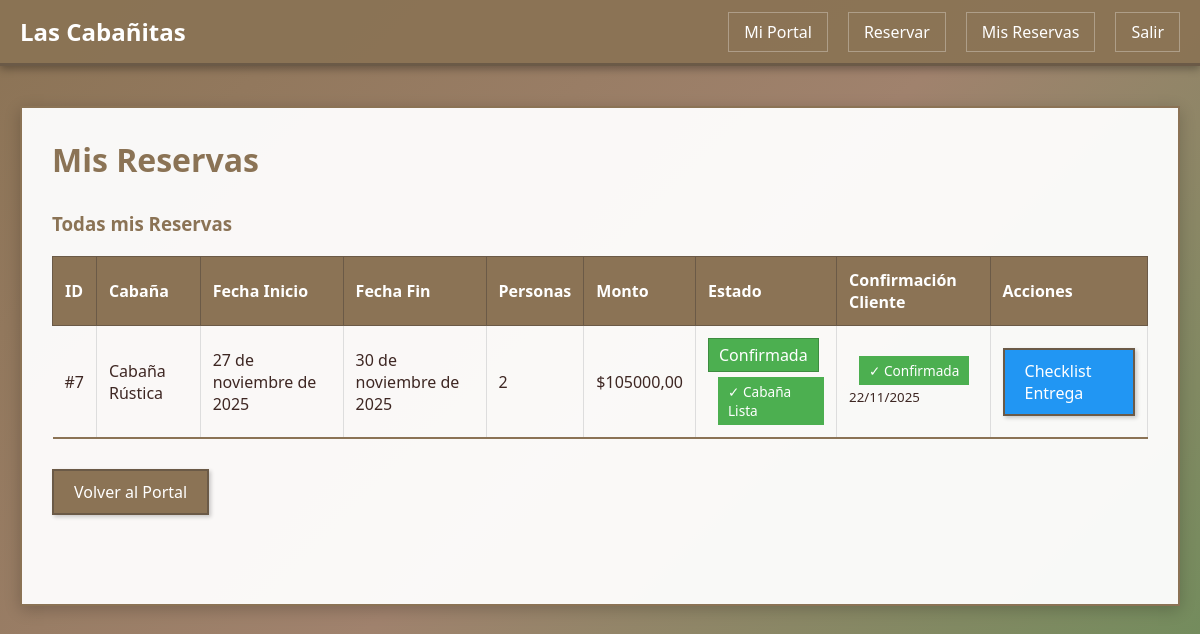
/cliente/mis-reservas/ (signed in), run on the app's committed database.
### gestion/models.py (models this page shows, shortened)
class Reserva(models.Model):
    ESTADOS = [
        ('pendiente', 'Pendiente'),
        ('confirmada', 'Confirmada'),
        ('cancelada', 'Cancelada'),
        ('completada', 'Completada'),
    ]
    idReserva = models.AutoField(primary_key=True)
    cliente = models.ForeignKey(Cliente, on_delete=models.CASCADE, related_name='reservas')
    cabaña = models.ForeignKey(Cabaña, on_delete=models.CASCADE, related_name='reservas')
    fechaInicio = models.DateField()
    fechaFin = models.DateField()
    numPersonas = models.IntegerField()
    estado = models.CharField(max_length=20, choices=ESTADOS, default='pendiente')
    montoCotizado = models.DecimalField(max_digits=10, decimal_places=2)
    comentarios = models.TextField(blank=True)
    fechaCreacion = models.DateTimeField(auto_now_add=True)
    confirmacion_cliente = models.BooleanField(default=False, verbose_name='Confirmación Cliente')
    fecha_confirmacion = models.DateTimeField(null=True, blank=True, verbose_name='Fecha Confirmación')
    class Meta:
        db_table = 'reserva'
        verbose_name = "Reserva"
        verbose_name_plural = "Reservas"
        ordering = ['-fechaCreacion']

class Cabaña(models.Model):
    ESTADOS = [
        ('lista', 'Lista'),
        ('en_preparacion', 'En Preparación'),
        ('pendiente', 'Pendiente'),
        ('mantenimiento', 'En Mantenimiento'),
        ('disponible', 'Disponible'),  # Mantener para compatibilidad
        ('ocupada', 'Ocupada'),
        ('reservada', 'Reservada'),
    ]
    idCabaña = models.AutoField(primary_key=True)
    nombre = models.CharField(max_length=100)
    capacidad = models.IntegerField()
    estado = models.CharField(max_length=20, choices=ESTADOS, default='disponible')
    precioNoche = models.DecimalField(max_digits=10, decimal_places=2)
    class Meta:
        db_table = 'cabana'
        verbose_name = "Cabaña"
        verbose_name_plural = "Cabañas"

### gestion/views.py (the view)
# urls.py: path('cliente/mis-reservas/', views.mis_reservas, name='mis_reservas'),
@cliente_required
def mis_reservas(request):
    cliente = request.user.cliente
    hoy = timezone.now().date()
    reservas = Reserva.objects.filter(cliente=cliente).select_related('cabaña').order_by('-fechaCreacion')
    for reserva in reservas:
        dias_restantes = (reserva.fechaInicio - hoy).days
        if dias_restantes == 4 and not reserva.confirmacion_cliente and reserva.estado == 'confirmada':
            reserva.generarAlerta()
    reservas_por_confirmar = []
    reservas_otras = []
    for reserva in reservas:
        dias_restantes = (reserva.fechaInicio - hoy).days
        if dias_restantes <= 4 and dias_restantes >= 0 and not reserva.confirmacion_cliente and reserva.estado == 'confirmada':
            reservas_por_confirmar.append(reserva)
        else:
            reservas_otras.append(reserva)
    return render(request, 'cliente/mis_reservas.html', {
        'reservas': reservas,
        'reservas_por_confirmar': reservas_por_confirmar,
        'reservas_otras': reservas_otras,
        'hoy': hoy
    })

### gestion/templates/cliente/mis_reservas.html (shortened to what this page needs)
{% extends 'base.html' %}
{% block content %}
<h1 class="page-title">Mis Reservas</h1>
{% if reservas %}
    <h3>Todas mis Reservas</h3>
    <table>
        <thead>
            <tr>
                <th>ID</th>
                <th>Cabaña</th>
                <th>Fecha Inicio</th>
                <th>Fecha Fin</th>
                <th>Personas</th>
                <th>Monto</th>
                <th>Estado</th>
                <th>Confirmación Cliente</th>
                <th>Acciones</th>
            </tr>
        </thead>
        <tbody>
            {% for reserva in reservas %}
            <tr>
                <td>#{{ reserva.idReserva }}</td>
                <td>{{ reserva.cabaña.nombre }}</td>
                <td>{{ reserva.fechaInicio }}</td>
                <td>{{ reserva.fechaFin }}</td>
                <td>{{ reserva.numPersonas }}</td>
                <td>${{ reserva.montoCotizado }}</td>
                <td>
                    <span class="status-badge-inline status-{{ reserva.estado }}">
                        {{ reserva.get_estado_display }}
                    </span>
                    {% if reserva.cabaña.estado == 'lista' and reserva.confirmacion_cliente and reserva.fechaInicio >= hoy %}
                        <br><span class="badge badge-success" style="margin-top: 5px; display: inline-block;">✓ Cabaña Lista</span>
                    {% endif %}
                </td>
                <td>
                    {% if reserva.confirmacion_cliente %}
                        <span class="badge badge-success">✓ Confirmada</span>
                        {% if reserva.fecha_confirmacion %}
                        <br><small>{{ reserva.fecha_confirmacion|date:"d/m/Y" }}</small>
                        {% endif %}
                    {% else %}
                        <span class="badge badge-warning">Pendiente</span>
                    {% endif %}
                </td>
                <td>
                    {% if reserva.confirmacion_cliente and reserva.fechaInicio <= hoy %}
                        <a href="{% url 'checklist_entrega' reserva.idReserva %}" class="btn btn-primary btn-sm">
                            Checklist Entrega
                        </a>
                    {% endif %}
                </td>
            </tr>
            {% endfor %}
        </tbody>
    </table>
{% else %}
    <div class="card">
        <p>No tienes reservas registradas.</p>
        <a href="{% url 'solicitar_reserva' %}" class="btn btn-success">Solicitar Primera Reserva</a>
    </div>
{% endif %}
<div class="mt-30">
    <a href="{% url 'portal_cliente' %}" class="btn">Volver al Portal</a>
</div>
{% endblock %}

### gestion/static/css/style.css (style rules this page uses)
* { margin: 0; padding: 0; box-sizing: border-box; }
body { font-family: 'Segoe UI', Tahoma, Geneva, Verdana, sans-serif; background: linear-gradient(135deg, #8B7355 0%, #A0826D 50%, #6B8E5A 100%); min-height: 100vh; color: #3E2723; }
.btn { display: inline-block; padding: 10px 20px; background: #8B7355; color: white; text-decoration: none; border-radius: 0; border: 2px solid #6B5A47; cursor: pointer; transition: all 0.3s; box-shadow: 2px 2px 4px rgba(0,0,0,0.2); }
.btn-primary { background: #2196F3; }
table { width: 100%; border-collapse: collapse; margin-top: 20px; }
table th, table td { padding: 12px; text-align: left; border-bottom: 2px solid #8B7355; border-right: 1px solid #ddd; }
table th { background: #8B7355; color: white; border: 1px solid #6B5A47; }
.content h1 { color: #8B7355; margin-bottom: 30px; }
.content h3 { color: #8B7355; }
.page-title { color: #8B7355; margin-bottom: 30px; }
.mt-30 { margin-top: 30px; }
.status-badge-inline { padding: 5px 10px; border-radius: 0; color: white; display: inline-block; border: 1px solid rgba(0,0,0,0.2); }
.status-confirmada { background: #4CAF50; }
.badge { padding: 5px 10px; border-radius: 0; font-size: 0.85em; display: inline-block; margin-left: 10px; }
.badge-success { background: #4CAF50; color: white; }

### data on the page
Reserva: idReserva "7", cabaña.nombre "Cabaña Rústica", fechaInicio "27 de noviembre de 2025", fechaFin "30 de noviembre de 2025", numPersonas "2", montoCotizado "105000,00", estado "Confirmada", confirmacion_cliente "✓ Cabaña Lista", fecha_confirmacion "22/11/2025"
